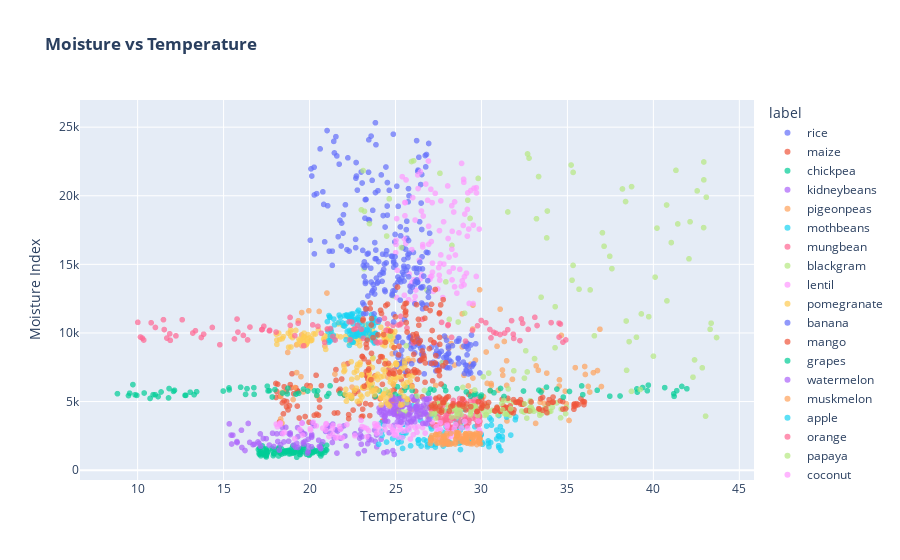

Write notebook code for a chart like this one.
### Code cell
fig = px.scatter(
    df, x="temperature", y="moisture_index", color="label",
    title="<b>Moisture vs Temperature</b>", opacity=0.7,
    hover_data=["N","P","K","humidity","rainfall"]
)

fig.update_layout(
    xaxis_title="Temperature (°C)", yaxis_title="Moisture Index"
)
fig.show()
fig.write_image("plot5.png")
